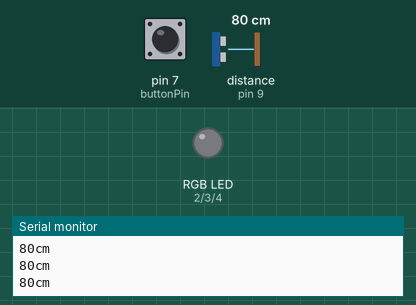
The sketch below on a simulated Arduino Mega 2560, built with avr-gcc and run on an emulated ATmega2560. Shown: an RGB LED mixed from three pins (HIGH = lit), the last lines printed to the serial monitor. The test bench sets the inputs (shaded band); at power-on: pin 7 (buttonPin) HIGH, distance to the obstacle (sensor on pin 9) 80 cm. The echo pulse lasts 58.3 µs per cm; random numbers use the default seed unless the sketch sets one.

Above: at 1.2 s.
1.3 s: pin 7 (buttonPin) pulled LOW for 3.2 s
At 2.4 s:
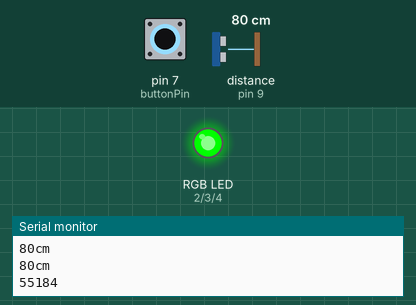
At 3.5 s:
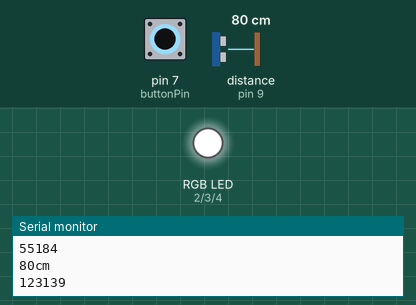
Timing chart, 0 to 6.9 s (numbered marks = the images above; inputs shaded):
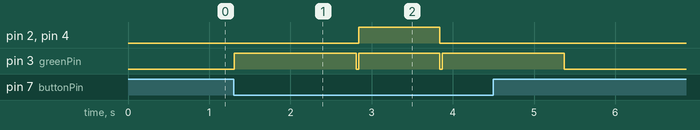

The sketch:

ColorSimulator.ino
```cpp
/*
 * Components:
 * (1)  Arduino (in my case: Elegoo Mega2560 R3)
 * (1)  RGB LED
 * (1)  Push Button
 * (1)  Ultrasonic Sensor Module
 * (3)  220 Ohm Resistor
 * (12) Wires
 */

#include "SR04.h"

#define echoPin 8
#define trigPin 9

int redPin = 2;
int greenPin = 3;
int bluePin = 4;
int buttonPin = 7;

int ledOnDelay = 0;
int preScan = 0;
long randNumber;
long distance;
SR04 sr04 = SR04(echoPin,trigPin);

void setup()
{
Serial.begin(9600);
randomSeed(analogRead(0));
pinMode(redPin, OUTPUT);
pinMode(greenPin, OUTPUT);
pinMode(bluePin, OUTPUT);
pinMode(buttonPin, INPUT_PULLUP);
}

void loop()
{
  preScan = 0;
  distance=sr04.Distance();
  Serial.print(distance);
  Serial.println("cm");
  if (distance <= 20) {
    preScan = 1;
  }
  if (digitalRead(buttonPin) == LOW){
    randNumber = random(150000);
    Serial.print(randNumber);
    Serial.print('\n');
    if (randNumber < 1500 || preScan == 1) {
      setColor(255, 0, 0);
      ledOnDelay = 3000;
    }
    else if (randNumber < 10000+1500) {
      setColor(255, 255, 0);
      ledOnDelay = 2500;
    }
    else if (randNumber < 20000+10000+1500) {
      setColor(0, 0, 255);
      ledOnDelay = 2000;
    }
    else if (randNumber < 40000+20000+10000+1500) {
      setColor(0, 255, 0);
      ledOnDelay = 1500;
    }
    else {
      setColor(255, 255, 255);
      ledOnDelay = 1000;
    }
    delay(ledOnDelay);
    setColor(0, 0, 0);
  }
}

void setColor(int RED, int GREEN, int BLUE)
{
  analogWrite(redPin, RED);
  analogWrite(greenPin, GREEN);
  analogWrite(bluePin, BLUE);
}
```

Measured:
- after the input at 1.3 s, pin 2 (redPin), pin 4 (bluePin): LOW → HIGH after 1.5 s, → LOW 1.0 s later; pin 3 (greenPin): goes HIGH 1.5 s, LOW 0.03 s, HIGH 1.0 s, LOW 0.03 s, HIGH 1.5 s, then LOW, starting at once
